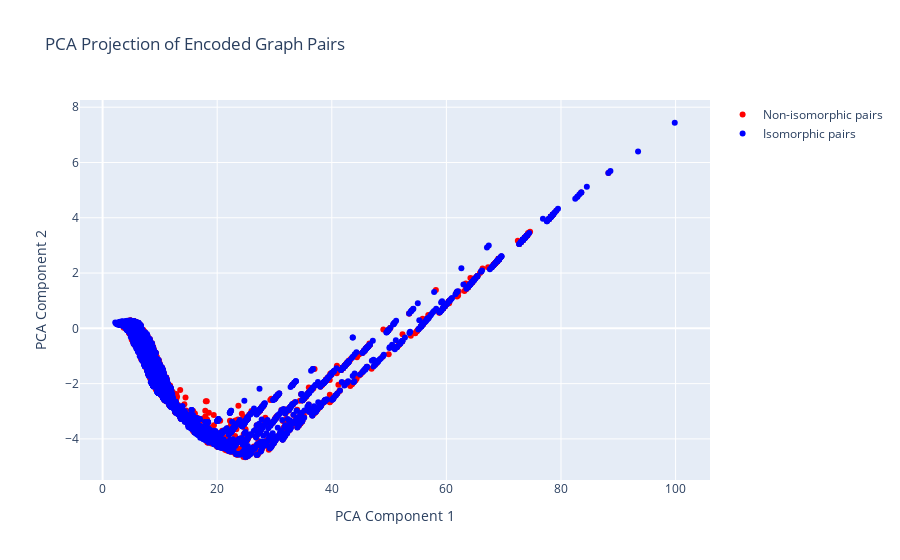

The code cell stored with this chart in its notebook:
### Code cell
fig = go.Figure()

fig.add_trace(
    go.Scatter(
        x=pca_proj_stacked_non_iso[:, 0].detach().numpy(),
        y=pca_proj_stacked_non_iso[:, 1].detach().numpy(),
        mode="markers",
        name="Non-isomorphic pairs",
        marker=dict(color="red"),
    )
)

fig.add_trace(
    go.Scatter(
        x=pca_proj_stacked_iso[:, 0].detach().numpy(),
        y=pca_proj_stacked_iso[:, 1].detach().numpy(),
        mode="markers",
        name="Isomorphic pairs",
        marker=dict(color="blue"),
    )
)

fig.update_layout(
    title="PCA Projection of Encoded Graph Pairs",
    xaxis_title="PCA Component 1",
    yaxis_title="PCA Component 2",
)

fig.show()

### Figure 1 — Plotly figure (JSON) as saved in the notebook; plotly's stock layout.template omitted (floating-point values rounded to 4 significant figures; data arrays with more than 128 entries replaced by an {"elided": "..."} marker saying what was removed)
{"data": [{"marker": {"color": "red"}, "mode": "markers", "name": "Non-isomorphic pairs", "type": "scatter", "x": {"elided": "5000 float values"}, "y": {"elided": "5000 float values"}}, {"marker": {"color": "blue"}, "mode": "markers", "name": "Isomorphic pairs", "type": "scatter", "x": {"elided": "5000 float values"}, "y": {"elided": "5000 float values"}}], "layout": {"title": {"text": "PCA Projection of Encoded Graph Pairs"}, "xaxis": {"title": {"text": "PCA Component 1"}}, "yaxis": {"title": {"text": "PCA Component 2"}}}}
